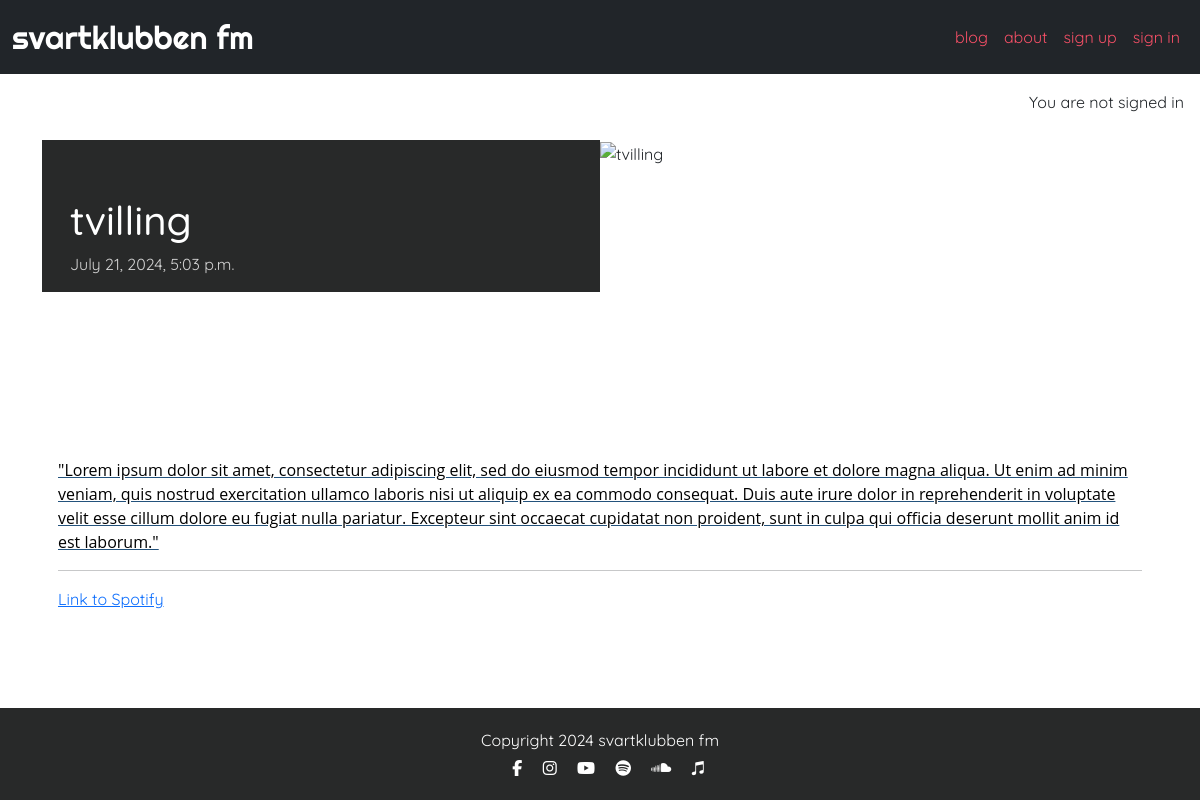
The page /tvilling-slug/ on the database its author committed.
### blog/models.py (models this page shows, shortened)
class Post(models.Model):
    title = models.CharField(max_length=200, unique=True)
    slug = models.SlugField(max_length=200, unique=True)
    label = models.CharField(max_length=200, default='content_type')
    author = models.ForeignKey(
        User, on_delete=models.CASCADE, related_name="blog_posts"
    )
    featured_image = CloudinaryField('image', default='placeholder')
    content = models.TextField()
    created_on = models.DateTimeField(auto_now_add=True)
    status = models.IntegerField(choices=STATUS, default=0)
    excerpt = models.TextField(blank=True)
    updated_on = models.DateTimeField(auto_now=True)
    class Meta:
        ordering = ["-created_on"]

### blog/views.py (the view)
# urls.py: path('<slug:slug>/', views.post_detail, name='post_detail'),
def post_detail(request, slug):
    queryset = Post.objects.filter(status=1)
    post = get_object_or_404(queryset, slug=slug)
    return render(
        request,
        "blog/post_detail.html",
        {"post": post},
    )

### blog/templates/blog/post_detail.html
{% extends 'base.html' %} {% block content %}
{% load static %}
<div class="masthead">
    <div class="container">
        <div class="row g-0">
            <div class="col-md-6 masthead-text">
                <h1 class="post-title">{{ post.title }}</h1>
                <p class="post-subtitle">{{ post.created_on }}</p>
            </div>
            <div class="d-none d-md-block col-md-6 masthead-image">
                {% if "placeholder" in post.featured_image.url %}
                <img src="{% static 'images/fyrplats-vinter.png' %}" class="scale"
                alt="placeholder image">
                {% else %}
                <img src="{{ post.featured_image.url }}" class="scale"
                alt="{{ post.title }}">
                {% endif %}
            </div>
        </div>
    </div>
</div>
<div class="container">
    <div class="row">
        <div class="col card mb-4  mt-3 left  top">
            <div class="card-body">
                <p class="card-text">
                    {{ post.content | safe }}
                </p>
            </div>
        </div>
    </div>
</div>
{% endblock content %}

### static/css/style.css (style rules this page uses)
body { background-color: #F9FAFC; font-family: Quicksand, sans-serif; }
.main-bg { background-color: #ffffff; }
.card { border: none; background-color: transparent; }
.scale { width: 100%; height: auto; }
.masthead { margin-top: 10px; overflow: hidden; position: relative; display: inline-block; height: 33vh; width: 100%; }
.masthead-text { background-color: #282929; color: white; position: relative; }
.masthead-image { position: relative; overflow: hidden; }
.masthead-image:after { content: ""; position: absolute; top: 0; background: #282929; z-index: 100; }
.post-title { margin-top: 10%; margin-left: 5%; }
.post-subtitle { margin-left: 5%; color: #d3d3d3; }

### rows shown on the page
Post: title "tvilling", created_on "July 21, 2024, 5:03 p.m.", content "\"Lorem ipsum dolor sit amet, consectetur adipiscing elit, sed do eiusmod tempor incididunt ut labore et dolore magna aliqua. Ut enim ad minim veniam, quis nostrud exercitation ullamco laboris nisi ut aliquip ex ea commodo consequat. Duis aute irure dolor in reprehenderit in voluptate velit esse cillum dolore eu fugiat nulla pariatur. Excepteur sint occaecat cupidatat non proident, sunt in culpa qui officia deserunt mollit anim id est laborum.\" Link to Spotify"
